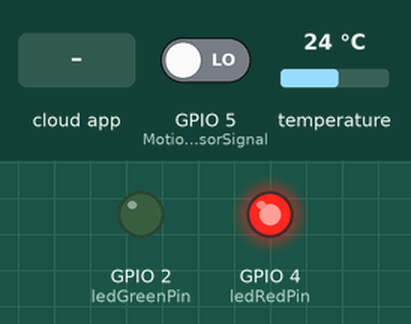
The sketch below on a simulated ESP8266 (NodeMCU). Parts: output pins drawn as LEDs (lit = HIGH). Inputs (shaded band) come from the test bench; at power-on: GPIO 5 (MotionSensorSignal) LOW, temperature 24 °C. WiFi joins after 1.5 s; servers stay silent unless stated; the Firebase database answers and starts empty; what the sketch prints to the serial monitor is not drawn.

Above: at 0.1 s.
At 1.9 s:
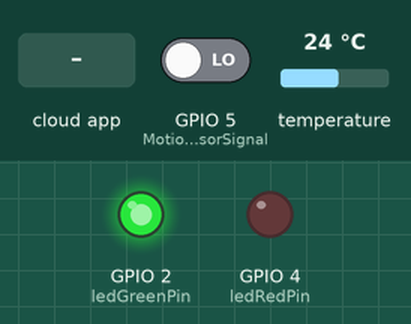
3.6 s: the phone or cloud app sets isIdentifying to 1
At 4.9 s:
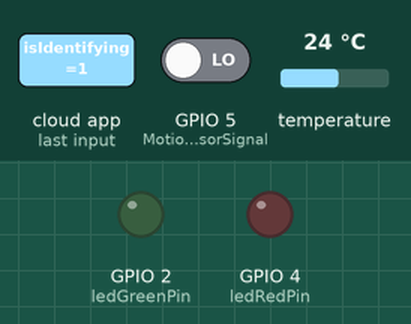
Timing chart, 0 to 6.6 s (numbered marks = the images above; inputs shaded):
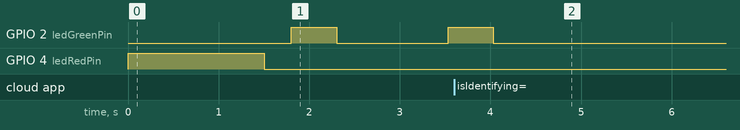

The sketch:

code.ino
```cpp
#include <ESP8266WiFi.h>
#include <FirebaseArduino.h>

#include <OneWire.h>
#include <DallasTemperature.h>

#define FIREBASE_HOST "flying-hacker-frogs.firebaseio.com"
#define FIREBASE_AUTH "ykor3oRgZ8UYirKJf827ZHZkXnqEa8xwxiMvNv0j"
#define WIFI_SSID "HACKERMAN"
#define WIFI_PASSWORD "RaspBerryPi19"

// Data wire is plugged into pin 2 on the Arduino
#define ONE_WIRE_BUS 0

// Setup a oneWire instance to communicate with any OneWire devices
// (not just Maxim/Dallas temperature ICs)
OneWire oneWire(ONE_WIRE_BUS);

// Pass our oneWire reference to Dallas Temperature.
DallasTemperature sensors(&oneWire);

bool isIdentifying = false;

String macAdr = "";

const int MotionSensorSignal = 5;  // Digital port for the motion sensor
const int LightSensorSignal = A0;  // Pin for Analog Output - AO

float lightSensorValue = 0.0;
float tempSensorValue = 0.0;
int motionSensorValue = 0;

// Led Lights
int ledRedPin = 4;
int ledGreenPin = 2;

///////////////////////////////////////////

void sensorLoop() {
//MOTION
 motionSensorValue = digitalRead(MotionSensorSignal);
 Serial.print("This is the value from the motion sensor: ");
 Serial.println(motionSensorValue);

//TEMP
 // call sensors.requestTemperatures() to issue a global temperature
 // request to all devices on the bus
 sensors.requestTemperatures(); // Send the command to get temperatures

 Serial.print("Temperature is: ");
 tempSensorValue = sensors.getTempCByIndex(0);
 Serial.println(tempSensorValue);
 // You can have more than one IC on the same bus.
 // 0 refers to the first IC on the wire

//LIGHT
 lightSensorValue = analogRead(LightSensorSignal);  //Read the analog value
 Serial.print("Light is: ");
 Serial.println(lightSensorValue);  //Print the analog value
}

void blinkLED(int pin){
  digitalWrite(pin, HIGH);
  delay(500);
  digitalWrite(pin, LOW);
}

void connectToWifi() {
 WiFi.begin(WIFI_SSID, WIFI_PASSWORD);
 Serial.print("Connecting to WIFI");

 while (WiFi.status() != WL_CONNECTED) {
   Serial.print(".");
   blinkLED(ledRedPin);
 }

 Serial.println();
 Serial.print("Connected with IP: ");
 Serial.println(WiFi.localIP());
}

void connectToFirebase() {
 Firebase.begin(FIREBASE_HOST, FIREBASE_AUTH);
 if (Firebase.failed()){
   Serial.print("Firebase init failed: ");
   Serial.println(Firebase.error());
   digitalWrite(ledRedPin, HIGH);
 }
 else if (Firebase.success()){
   Serial.println("Firebase init success!");
 }
}

void setupLEDs() {
  pinMode(ledRedPin, OUTPUT);
  pinMode(ledGreenPin, OUTPUT);
}

void getIsIdentifying() {
  isIdentifying = Firebase.getBool("sensors/" + macAdr + "/isIdentifying");

  while(Firebase.getBool("sensors/" + macAdr + "/isIdentifying")){
    blinkLED(ledGreenPin);
    delay(500);
  }
}

void createSensorEntry() {
 Firebase.setBool("sensors/" + macAdr + "/isIdentifying", isIdentifying);

 Firebase.getString("sensors/" + macAdr + "/name");
 if(Firebase.failed()){
   Firebase.setString("sensors/" + macAdr + "/name", macAdr);
 }

 if(Firebase.success()){
  Serial.println("Firebase push success!");
  blinkLED(ledGreenPin);
 }
 else if(Firebase.failed()){
  Serial.println("Firebase push failed!");
  blinkLED(ledRedPin);
 }
}

///////////////////////////////////////////

void setup() {
 Serial.begin(9600);
 setupLEDs();
 connectToWifi();
 connectToFirebase();

 macAdr = WiFi.macAddress();

 createSensorEntry();

 pinMode(MotionSensorSignal, INPUT); // declare digital pin 2 as input, this is where you connect the S output from your sensor, this can be any digital pin
 sensors.begin();
}

void loop() {
 getIsIdentifying();

 sensorLoop();

 if(tempSensorValue < -50) {
   return;
 }

 DynamicJsonBuffer jsonBuffer;

 // Push to Firebase
 JsonObject& temperatureObject = jsonBuffer.createObject();
 JsonObject& tempTime = temperatureObject.createNestedObject("timestamp");
 temperatureObject["light"] = lightSensorValue;
 temperatureObject["motion"] = motionSensorValue;
 temperatureObject["temperature"] = tempSensorValue;
 tempTime[".sv"] = "timestamp";

 Firebase.push("measurements/" + macAdr, temperatureObject);
 if(Firebase.success()){
  Serial.println("Firebase push success!");
  blinkLED(ledGreenPin);
 }
 else if(Firebase.failed()){
  Serial.println("Firebase push failed!");
  blinkLED(ledRedPin);
 }

 delay(9500);
}
```
